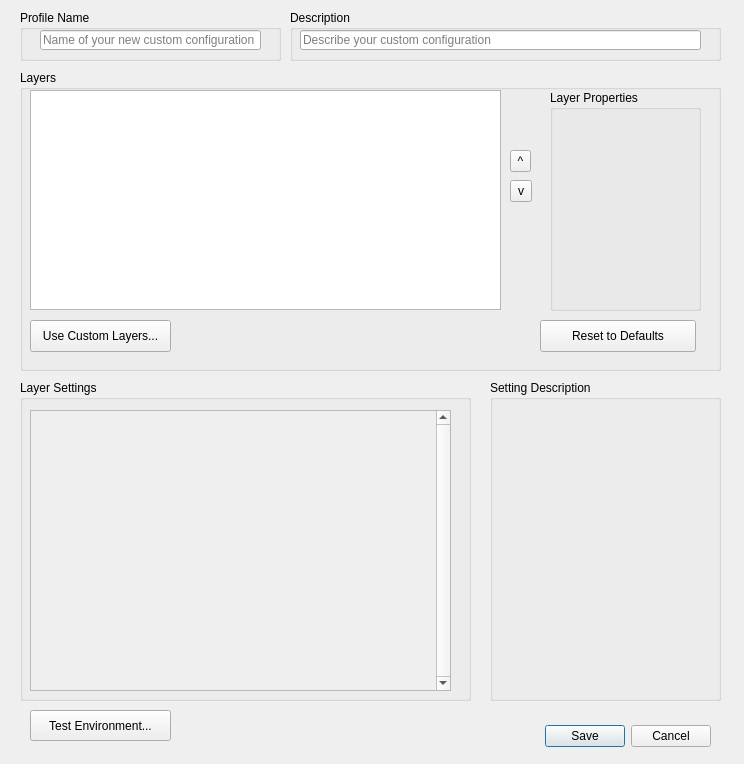
<?xml version="1.0" encoding="UTF-8"?>
<ui version="4.0">
 <class>dlgProfileEditor</class>
 <widget class="QDialog" name="dlgProfileEditor">
  <property name="geometry">
   <rect>
    <x>0</x>
    <y>0</y>
    <width>744</width>
    <height>764</height>
   </rect>
  </property>
  <property name="minimumSize">
   <size>
    <width>0</width>
    <height>0</height>
   </size>
  </property>
  <property name="maximumSize">
   <size>
    <width>10000</width>
    <height>10000</height>
   </size>
  </property>
  <property name="windowTitle">
   <string>Vulkan Control Panel</string>
  </property>
  <widget class="QDialogButtonBox" name="buttonBox">
   <property name="geometry">
    <rect>
     <x>250</x>
     <y>720</y>
     <width>461</width>
     <height>32</height>
    </rect>
   </property>
   <property name="orientation">
    <enum>Qt::Horizontal</enum>
   </property>
   <property name="standardButtons">
    <set>QDialogButtonBox::Cancel|QDialogButtonBox::Save</set>
   </property>
  </widget>
  <widget class="QPushButton" name="pushButtonLaunchTest">
   <property name="geometry">
    <rect>
     <x>30</x>
     <y>710</y>
     <width>141</width>
     <height>31</height>
    </rect>
   </property>
   <property name="text">
    <string>Test Environment...</string>
   </property>
  </widget>
  <widget class="QGroupBox" name="groupBoxSettings">
   <property name="geometry">
    <rect>
     <x>20</x>
     <y>380</y>
     <width>451</width>
     <height>321</height>
    </rect>
   </property>
   <property name="title">
    <string>Layer Settings</string>
   </property>
   <widget class="QScrollArea" name="scrollArea">
    <property name="geometry">
     <rect>
      <x>10</x>
      <y>30</y>
      <width>421</width>
      <height>281</height>
     </rect>
    </property>
    <property name="verticalScrollBarPolicy">
     <enum>Qt::ScrollBarAlwaysOn</enum>
    </property>
    <property name="sizeAdjustPolicy">
     <enum>QAbstractScrollArea::AdjustToContents</enum>
    </property>
    <property name="widgetResizable">
     <bool>true</bool>
    </property>
    <widget class="QWidget" name="scrollAreaWidgetContents">
     <property name="geometry">
      <rect>
       <x>0</x>
       <y>0</y>
       <width>402</width>
       <height>279</height>
      </rect>
     </property>
    </widget>
   </widget>
  </widget>
  <widget class="QGroupBox" name="groupBox">
   <property name="geometry">
    <rect>
     <x>20</x>
     <y>10</y>
     <width>261</width>
     <height>51</height>
    </rect>
   </property>
   <property name="title">
    <string>Profile Name</string>
   </property>
   <widget class="QLineEdit" name="lineEditName">
    <property name="geometry">
     <rect>
      <x>20</x>
      <y>20</y>
      <width>221</width>
      <height>20</height>
     </rect>
    </property>
    <property name="text">
     <string/>
    </property>
    <property name="placeholderText">
     <string>Name of your new custom configuration</string>
    </property>
   </widget>
  </widget>
  <widget class="QGroupBox" name="groupBox_2">
   <property name="geometry">
    <rect>
     <x>290</x>
     <y>10</y>
     <width>431</width>
     <height>51</height>
    </rect>
   </property>
   <property name="title">
    <string>Description</string>
   </property>
   <widget class="QLineEdit" name="lineEditDesc">
    <property name="geometry">
     <rect>
      <x>10</x>
      <y>20</y>
      <width>401</width>
      <height>20</height>
     </rect>
    </property>
    <property name="placeholderText">
     <string>Describe your custom configuration</string>
    </property>
   </widget>
  </widget>
  <widget class="QGroupBox" name="groupBox_3">
   <property name="geometry">
    <rect>
     <x>20</x>
     <y>70</y>
     <width>701</width>
     <height>301</height>
    </rect>
   </property>
   <property name="title">
    <string>Layers</string>
   </property>
   <widget class="QToolButton" name="toolButtonDown">
    <property name="geometry">
     <rect>
      <x>490</x>
      <y>110</y>
      <width>22</width>
      <height>22</height>
     </rect>
    </property>
    <property name="toolTip">
     <string>Move Layer Down</string>
    </property>
    <property name="text">
     <string>v</string>
    </property>
   </widget>
   <widget class="QPushButton" name="pushButtonResetLayers">
    <property name="geometry">
     <rect>
      <x>520</x>
      <y>250</y>
      <width>156</width>
      <height>32</height>
     </rect>
    </property>
    <property name="text">
     <string>Reset to Defaults</string>
    </property>
   </widget>
   <widget class="QToolButton" name="toolButtonUp">
    <property name="geometry">
     <rect>
      <x>490</x>
      <y>80</y>
      <width>21</width>
      <height>22</height>
     </rect>
    </property>
    <property name="toolTip">
     <string>Move Layer Up</string>
    </property>
    <property name="text">
     <string>^</string>
    </property>
   </widget>
   <widget class="QTreeWidget" name="layerTree">
    <property name="geometry">
     <rect>
      <x>10</x>
      <y>20</y>
      <width>471</width>
      <height>220</height>
     </rect>
    </property>
    <property name="sizePolicy">
     <sizepolicy hsizetype="Expanding" vsizetype="Preferred">
      <horstretch>0</horstretch>
      <verstretch>0</verstretch>
     </sizepolicy>
    </property>
    <property name="frameShape">
     <enum>QFrame::StyledPanel</enum>
    </property>
    <property name="frameShadow">
     <enum>QFrame::Sunken</enum>
    </property>
    <property name="headerHidden">
     <bool>true</bool>
    </property>
   </widget>
   <widget class="QPushButton" name="pushButtonAddLayers">
    <property name="geometry">
     <rect>
      <x>10</x>
      <y>250</y>
      <width>141</width>
      <height>32</height>
     </rect>
    </property>
    <property name="text">
     <string>Use Custom Layers...</string>
    </property>
   </widget>
   <widget class="QGroupBox" name="groupBox_5">
    <property name="geometry">
     <rect>
      <x>530</x>
      <y>20</y>
      <width>151</width>
      <height>221</height>
     </rect>
    </property>
    <property name="title">
     <string>Layer Properties</string>
    </property>
   </widget>
  </widget>
  <widget class="QGroupBox" name="groupBox_4">
   <property name="geometry">
    <rect>
     <x>490</x>
     <y>380</y>
     <width>231</width>
     <height>321</height>
    </rect>
   </property>
   <property name="title">
    <string>Setting Description</string>
   </property>
  </widget>
 </widget>
 <tabstops>
  <tabstop>lineEditName</tabstop>
  <tabstop>lineEditDesc</tabstop>
  <tabstop>scrollArea</tabstop>
  <tabstop>pushButtonLaunchTest</tabstop>
  <tabstop>toolButtonDown</tabstop>
  <tabstop>pushButtonResetLayers</tabstop>
  <tabstop>toolButtonUp</tabstop>
  <tabstop>layerTree</tabstop>
  <tabstop>pushButtonAddLayers</tabstop>
 </tabstops>
 <resources/>
 <connections>
  <connection>
   <sender>buttonBox</sender>
   <signal>accepted()</signal>
   <receiver>dlgProfileEditor</receiver>
   <slot>accept()</slot>
   <hints>
    <hint type="sourcelabel">
     <x>248</x>
     <y>254</y>
    </hint>
    <hint type="destinationlabel">
     <x>157</x>
     <y>274</y>
    </hint>
   </hints>
  </connection>
  <connection>
   <sender>buttonBox</sender>
   <signal>rejected()</signal>
   <receiver>dlgProfileEditor</receiver>
   <slot>reject()</slot>
   <hints>
    <hint type="sourcelabel">
     <x>316</x>
     <y>260</y>
    </hint>
    <hint type="destinationlabel">
     <x>286</x>
     <y>274</y>
    </hint>
   </hints>
  </connection>
 </connections>
</ui>
